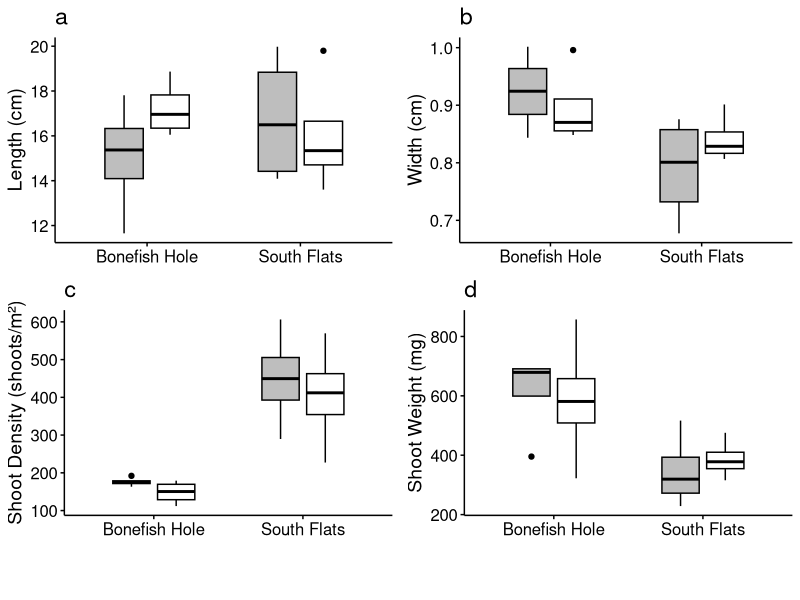
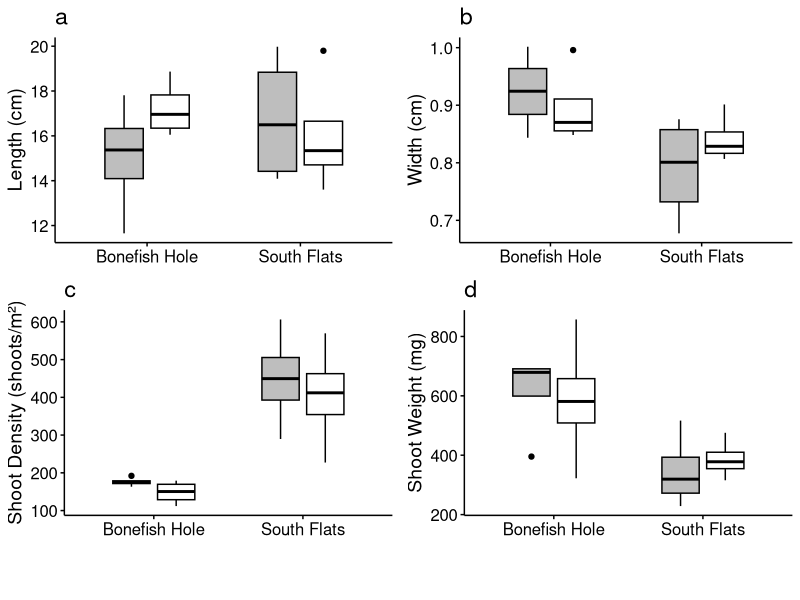
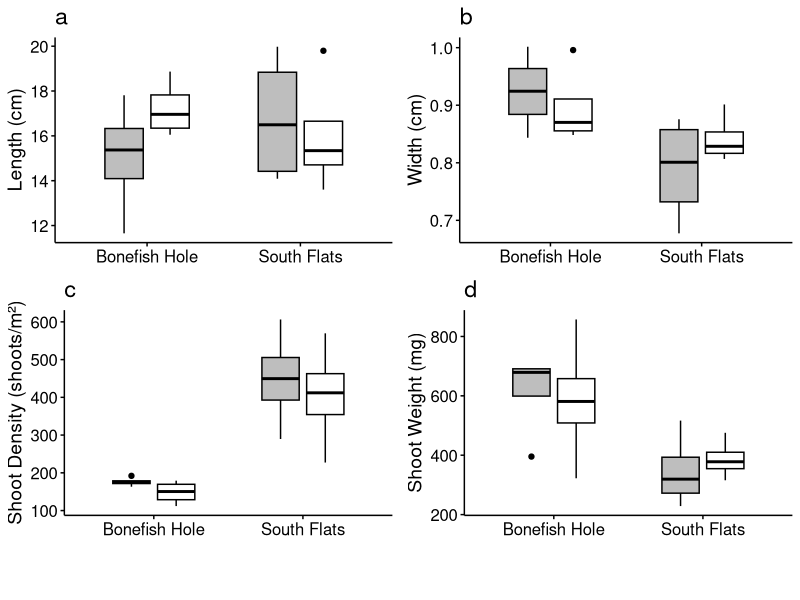

These figures' R source, in order:
#This script creates Figure 3 boxplot for t3

# Required libraries
library(tidyverse)
library(cowplot)
library(ggplot2)

# Load data
data <- read.csv("biminigrazing_plot_summary.csv", header = TRUE)

# Shorten location names
data$location <- recode(data$location,
                        "Bonefish Hole" = "Bonefish Hole",
                        "South Flats" = "South Flats")

# Set up the response variable labels
y_axis_labels <- c(
  "length" = "Length (cm)",
  "width" = "Width (cm)",
  "ssdensity" = "Shoot Density (shoots/m²)",
  "ssweight" = "Shoot Weight (mg)"
)

# Set control = black, exclusion = white
data$treatment_fill <- recode(data$treatment,
                              "Control" = "gray",
                              "Exclusion" = "white")

# Create a custom order for plotting
data$treatment <- factor(data$treatment, levels = c("Control", "Exclusion"))
data$location <- factor(data$location, levels = c("Bonefish Hole", "South Flats"))

# Now loop through each variable
plots <- list()

for (v in unique(data$variable)) {
  
  plot_data <- data %>% filter(variable == v)
  
  p <- ggplot(plot_data, aes(x = location, y = t3, fill = treatment)) +
    geom_boxplot(
      color = "black",
      width = 0.5,                          # Narrower boxes
      position = position_dodge(width = 0.6) # Tighter dodge
    ) +
    scale_fill_manual(values = c("gray", "white"),
                      name = "Treatment",
                      labels = c("Control", "Exclusion")) +
    labs(x = NULL,
         y = y_axis_labels[v],
         title = NULL) +
    theme(
      panel.grid = element_blank(),
  panel.background = element_blank(),
  plot.background = element_blank(),
  axis.line = element_line(color = "black"),
  axis.ticks = element_line(color = "black"),
  axis.text.x = element_text(angle = 0, hjust = 0.5, size = 12, color = "black"),
  axis.text.y = element_text(size = 12, color = "black"),
  axis.title = element_text(size = 14, color = "black"),
  text = element_text(size = 14, color = "black"),
  strip.text = element_text(size = 14, face = "bold", color = "black"),
  legend.background = element_blank(),
  legend.title = element_blank(),
  legend.text = element_text(size = 11, color = "black"),
  legend.position = "none"
    )
  
  plots[[v]] <- p
}

# Pull out the legend separately from the "Shoot Density" plot
plot_for_legend <- ggplot(filter(data, variable == "ssdensity"), aes(x = location, y = t3, fill = treatment)) +
  geom_boxplot(
    color = "black",
    width = 0.5,
    position = position_dodge(width = 0.6)
  ) +
  scale_fill_manual(values = c("gray", "white"),
                    name = "Treatment",
                    labels = c("Control", "Exclusion")) +
  theme_minimal() +
  theme(
    legend.position = "bottom",
    legend.title = element_text(size = 12),
    legend.text = element_text(size = 10),
    panel.background = element_blank(),
    plot.background = element_blank()
  )

# Extract legend
legend <- get_legend(plot_for_legend)

# Make the 2x2 plot grid
plot_grid_main <- plot_grid(
  plots[["length"]] + ggtitle("a"),
  plots[["width"]] + ggtitle("b"),
  plots[["ssdensity"]] + ggtitle("c"),
  plots[["ssweight"]] + ggtitle("d"),   
  ncol = 2
)

# Combine legend and plots
final_plot <- plot_grid(plot_grid_main, legend, ncol = 1, rel_heights = c(1, 0.1))

# Print it
print(final_plot)


# Save as PDF
ggsave(
  filename = "Fig3_seagrass_response.pdf",
  plot = final_plot,
  device = "pdf",
  width = 10,
  height = 8,
  units = "in"
)

# Save as JPEG
ggsave(
  filename = "Fig3_seagrass_response.jpeg",
  plot = final_plot,
  device = "jpeg",
  dpi = 300,
  width = 10,
  height = 8,
  units = "in"
)
